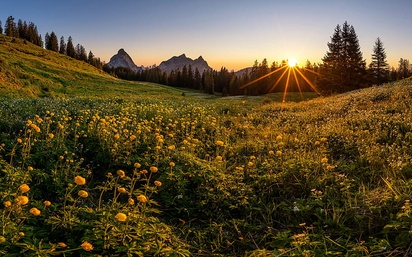
%> input picture Lab5 Color Transfer Between Images/input/source2.jpg, 412 x 257 px, shrunk from 800 x 500 before the run
$ octave lab5.m   (GNU Octave 9; MATLAB toolbox functions it lacks are replaced by stand-ins)
%> lines starting %> are read from the running program, lines starting %| are printed output that depends on the picture
### Lab5 Color Transfer Between Images/src/chdir_output.m
function []=chdir_output()
cd ..
cd output

### Lab5 Color Transfer Between Images/src/chdir_src.m
function []=chdir_src()
cd ..
cd src

### Lab5 Color Transfer Between Images/src/chdir_src2input.m
function []=chdir_src2input()
%from src to input
cd ..
cd input

### Lab5 Color Transfer Between Images/src/lab5.m
%% working directory should be ..\Lab 5 Color Transfer Between Images\src
addpath(pwd)
%% reading images into MATLAB
chdir_src2input();
source_file='source2.jpg';
target_file='target2.jpg';
s_image=imread(source_file);
%> s_image is the input picture: size 257x412x3 uint8; mean R, G, B 91.9, 78.8, 51.7
t_image=imread(target_file);
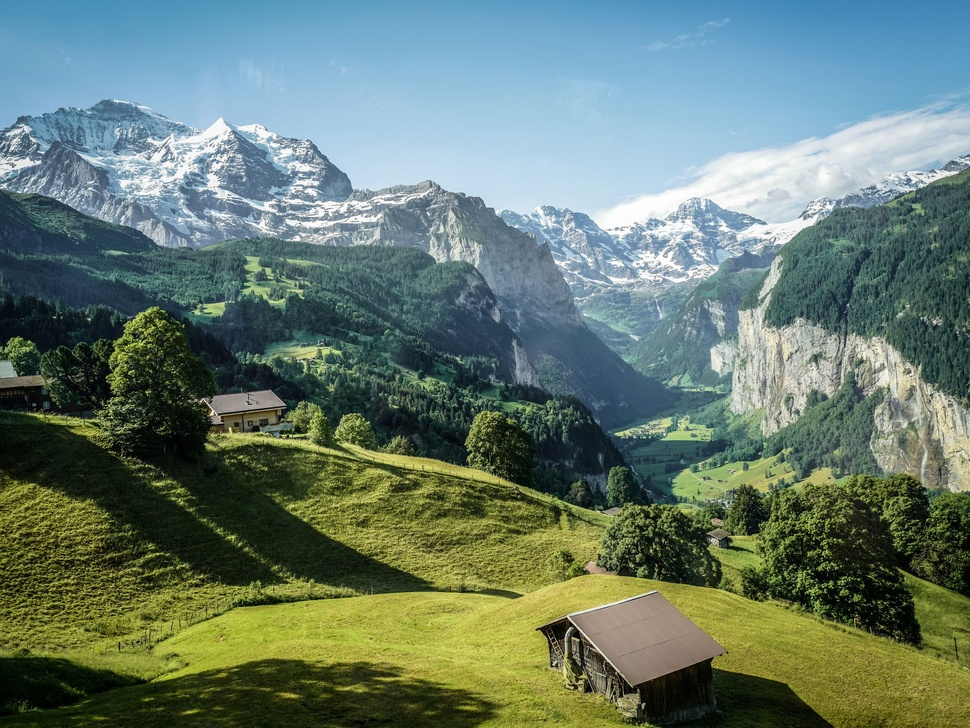
%> input picture Lab5 Color Transfer Between Images/input/target2.jpg, 970 x 728 px, shrunk from 1885 x 1414 before the run
%> t_image is the input picture: size 728x970x3 uint8; mean R, G, B 102.7, 123.2, 110.7
chdir_src();


%% Coversion from RGB to LAB
s_image_lab=rgb2lab(s_image);
%> s_image_lab: size 257x412x3 double; mean of channels 1, 2, 3 33.3, 2.8, 17
t_image_lab=rgb2lab(t_image);
%> t_image_lab: size 728x970x3 double; mean of channels 1, 2, 3 48.8, -8, 4.4

%% 1 computing means and standard deviations
s_mean_L=mean(reshape(s_image_lab(:,:,1),[1,size(s_image_lab,1)*size(s_image_lab,2)]));
%> s_mean_L = 33.25
s_mean_a=mean(reshape(s_image_lab(:,:,2),[1,size(s_image_lab,1)*size(s_image_lab,2)]));
%> s_mean_a = 2.8
s_mean_b=mean(reshape(s_image_lab(:,:,3),[1,size(s_image_lab,1)*size(s_image_lab,2)]));
%> s_mean_b = 17.01
s_std_L=std(reshape(s_image_lab(:,:,1),[1,size(s_image_lab,1)*size(s_image_lab,2)]));
%> s_std_L = 24.67
s_std_a=std(reshape(s_image_lab(:,:,2),[1,size(s_image_lab,1)*size(s_image_lab,2)]));
%> s_std_a = 6.79
s_std_b=std(reshape(s_image_lab(:,:,3),[1,size(s_image_lab,1)*size(s_image_lab,2)]));
%> s_std_b = 18.64
t_mean_L=mean(reshape(t_image_lab(:,:,1),[1,size(t_image_lab,1)*size(t_image_lab,2)]));
%> t_mean_L = 48.82
t_mean_a=mean(reshape(t_image_lab(:,:,2),[1,size(t_image_lab,1)*size(t_image_lab,2)]));
%> t_mean_a = -8.02
t_mean_b=mean(reshape(t_image_lab(:,:,3),[1,size(t_image_lab,1)*size(t_image_lab,2)]));
%> t_mean_b = 4.41
t_std_L=std(reshape(t_image_lab(:,:,1),[1,size(t_image_lab,1)*size(t_image_lab,2)]));
%> t_std_L = 25.56
t_std_a=std(reshape(t_image_lab(:,:,2),[1,size(t_image_lab,1)*size(t_image_lab,2)]));
%> t_std_a = 4.56
t_std_b=std(reshape(t_image_lab(:,:,3),[1,size(t_image_lab,1)*size(t_image_lab,2)]));
%> t_std_b = 22.58

%% 2 subtracting means in taget image
t_image_lab(:,:,1)=t_image_lab(:,:,1)-t_mean_L;
%> t_image_lab: size 728x970x3 double; mean of channels 1, 2, 3 0, -8, 4.4
t_image_lab(:,:,2)=t_image_lab(:,:,2)-t_mean_a;
%> t_image_lab: size 728x970x3 double; mean of channels 1, 2, 3 0, 0, 4.4
t_image_lab(:,:,3)=t_image_lab(:,:,3)-t_mean_b;
%> t_image_lab: size 728x970x3 double; mean of channels 1, 2, 3 0, 0, 0

%% scaling relative to std s
t_image_lab(:,:,1)=t_image_lab(:,:,1)*(t_std_L/s_std_L);
%> t_image_lab: size 728x970x3 double; mean of channels 1, 2, 3 0, 0, 0
t_image_lab(:,:,2)=t_image_lab(:,:,2)*(t_std_a/s_std_a);
%> t_image_lab: size 728x970x3 double; mean of channels 1, 2, 3 0, 0, 0
t_image_lab(:,:,3)=t_image_lab(:,:,3)*(t_std_b/s_std_b);
%> t_image_lab: size 728x970x3 double; mean of channels 1, 2, 3 0, 0, 0

%% Adding average of the source
t_image_lab(:,:,1)=t_image_lab(:,:,1)+s_mean_L;
%> t_image_lab: size 728x970x3 double; mean of channels 1, 2, 3 33.3, 0, 0
t_image_lab(:,:,2)=t_image_lab(:,:,2)+s_mean_a;
%> t_image_lab: size 728x970x3 double; mean of channels 1, 2, 3 33.3, 2.8, 0
t_image_lab(:,:,3)=t_image_lab(:,:,3)+s_mean_b;
%> t_image_lab: size 728x970x3 double; mean of channels 1, 2, 3 33.3, 2.8, 17

%% converting back to rgb
result=lab2rgb(t_image_lab);
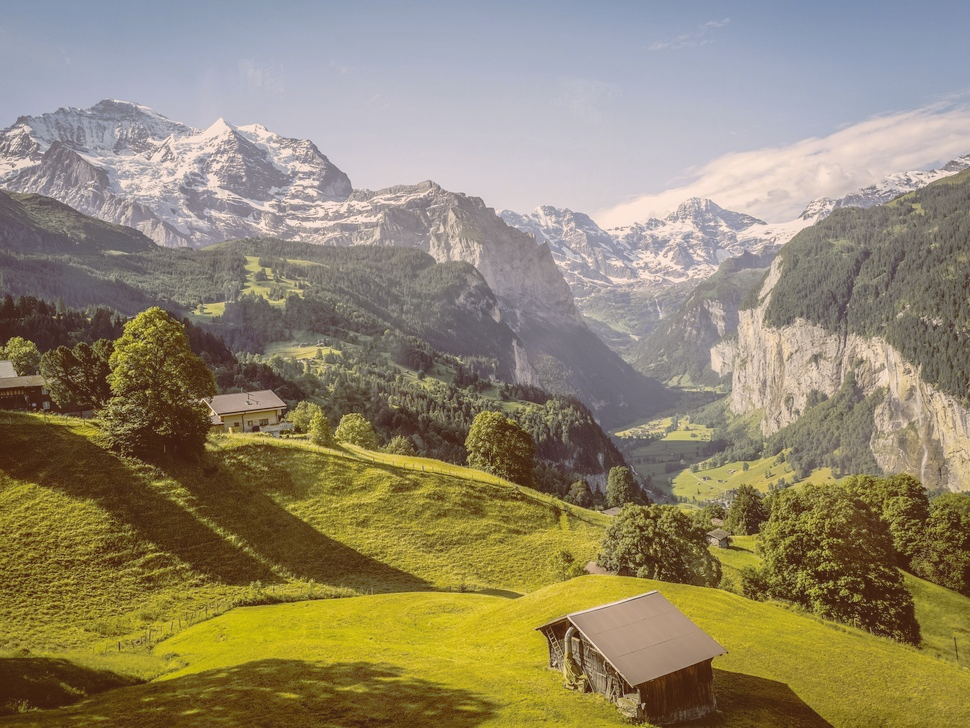
%> result: size 728x970x3 double; mean R, G, B 0.357, 0.298, 0.155; drawn with min black and max white
%% showing and saving results
close all;
% [8 lines of commented-out code are left out]
fig1=figure;
subplot(1,3,1);
imshow(s_image);
title('source');
subplot(1,3,2);
imshow(t_image);
title('target');
subplot(1,3,3);
imshow(result);
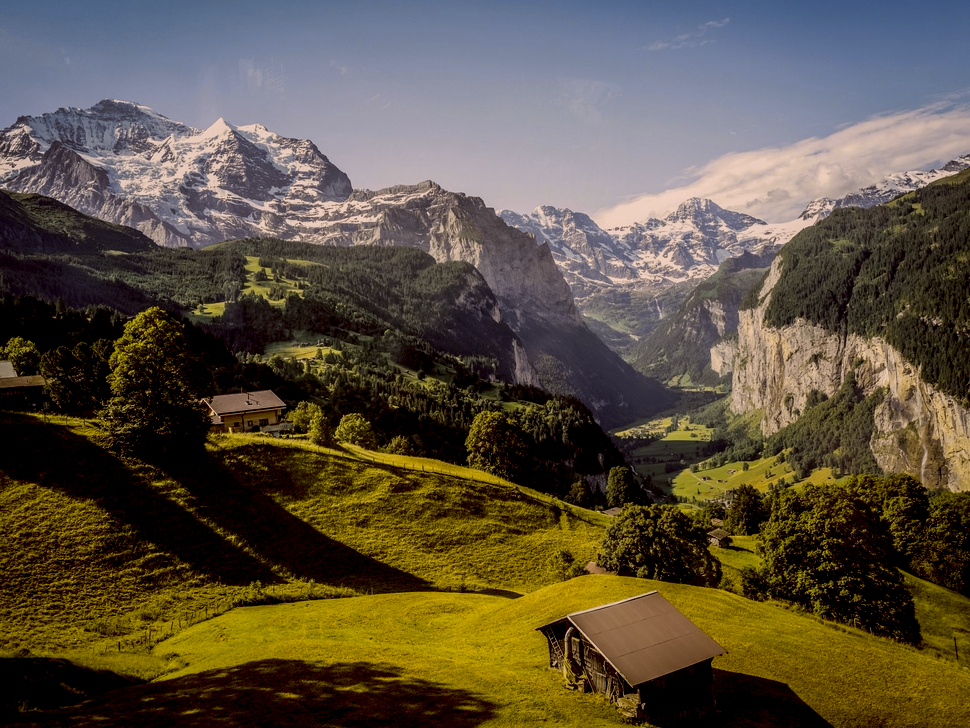
%> displayed picture: size 728x970x3, on the screen's scale of 0 to 255; mean R, G, B 92.2, 81.9, 63.7
title('Result of Color Transformation');
chdir_output();
saveas(fig1,'results.png')
chdir_src();
